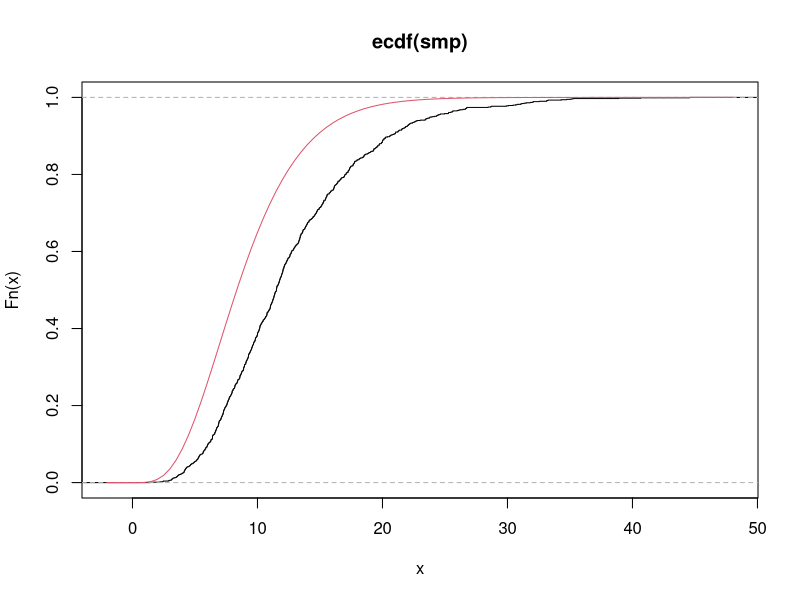
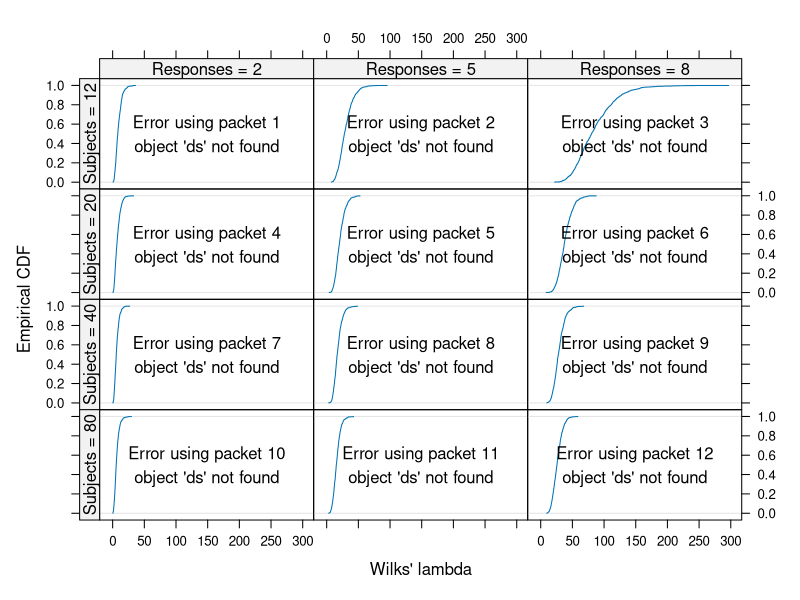

Here is the R script that generated these plots, in order:
#-----------------------------------------------------------------------
# Packages.

rm(list = ls())

library(mvtnorm)
library(latticeExtra)

#=======================================================================
# Wilks' lambda - likelihood ratio test.

#-----------------------------------------------------------------------
# Creating a function to run the simulation study.

# Simulation settings.
m <- 3
rept <- 4
k <- 4

simul <- function(m, k, rept, N = 1000) {
    trt <- gl(4, rept)
    mu <- rep(0, m)
    n <- length(trt)
    Sigma <- 0.5 * (diag(m) + matrix(1, m, m))
    # Sample of the statistic.
    smp <- replicate(N, {
        Y <- rmvnorm(n = length(trt),
                     mean = mu,
                     sigma = Sigma)
        # Sigma of the null model.
        m0 <- lm(Y ~ 1)
        S0 <- var(residuals(m0)) * (n - 1)/n
        # Sigma of the full model.
        m1 <- lm(Y ~ trt)
        S1 <- var(residuals(m1)) * (n - 1)/n
        # Wilks' statistic.
        stat <- -n * log(det(S1)/det(S0))
        return(stat)
    })
    return(smp)
}

# A sample of the Wilks' lambda statistic.
smp <- simul(m = m, rept = rept, k = k)

# Simulated distribution vs theoretical.
plot(ecdf(smp))
curve(pchisq(x, df = m * (k - 1)), add = TRUE, col = 2)

#-----------------------------------------------------------------------
# Design settings for a small simulation study.

# k:    number of treatment levels (fixed);
# N:    number of simulations (fixed);
# m:    number of responses (varying);
# rept: repetition per treatment level (varying).
k <- 4
N <- 1000
ds <- expand.grid(m = c(2, 5, 8),
                  rept = c(3, 5, 10, 20))

# Simulation for each design setting case.
res <- by(data = ds,
          INDICES = seq_len(nrow(ds)),
          FUN = function(case) {
              smp <- with(case,
                          simul(m = m,
                                rept = rept,
                                k = k,
                                N = N))
              data.frame(m = case$m,
                         rept = case$rept,
                         smp = smp)
          })

# Stack to one data frame.
res <- do.call(rbind, res)
res$n <- res$rept * k

# combineLimits(
    useOuterStrips(
        ecdfplot(~smp | factor(m) + factor(n),
                 as.table = TRUE,
                 # scales = list(x = "free"),
                 xlab = "Wilks' lambda",
                 ylab = "Empirical CDF",
                 data = res),
        strip = strip.custom(
            var.name = "Responses",
            strip.names = TRUE,
            sep = " = "),
        strip.left = strip.custom(
            var.name = "Subjects",
            strip.names = TRUE,
            sep = " = ")) +
    layer({
        panel.curve(pchisq(x, df = ds$m[which.packet()[1]] * k),
                    lty = 2)
    })
# )

# Show the F approximation to the Wilks' lambda test.
#-----------------------------------------------------------------------
